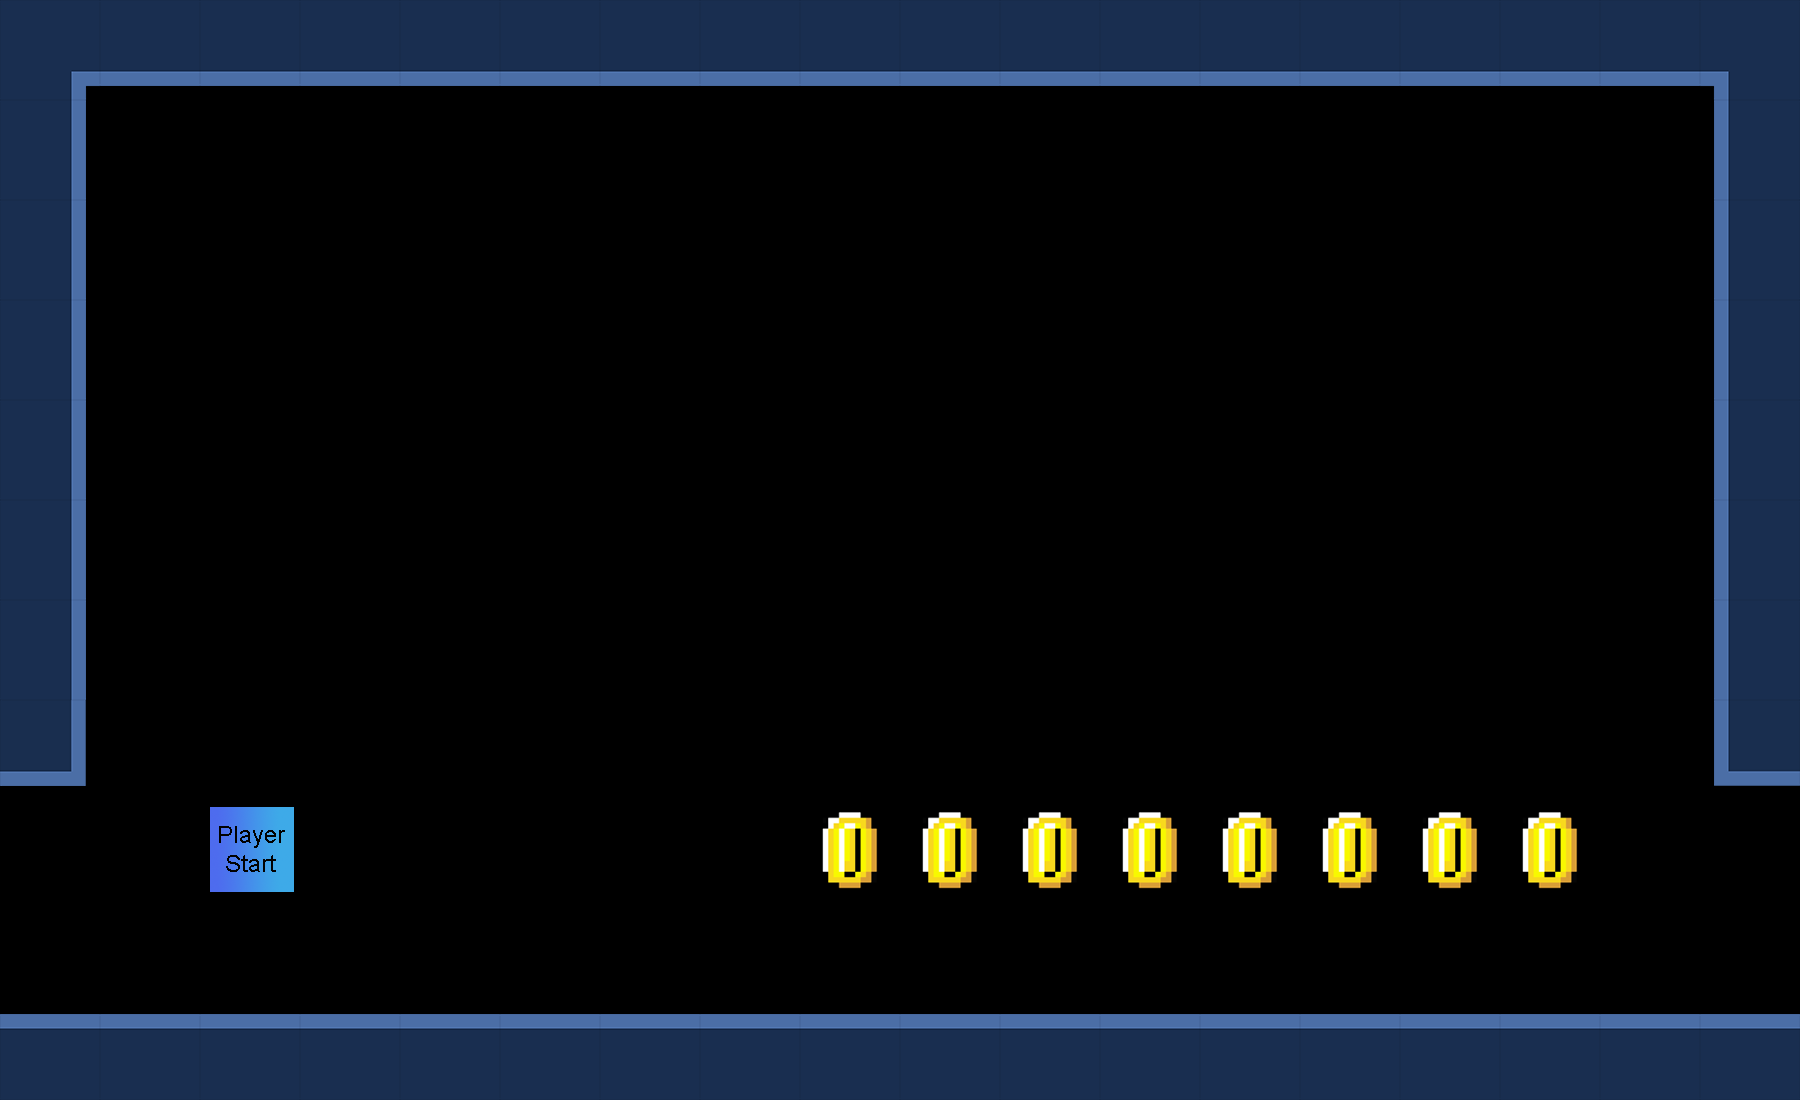

A level layout from a 2D game, rendered from its tile map. Below: a short description, then the map file with its tile-grid data intact:
An orthogonal 18x11 tile map with 100x100 px tiles, 1 tile layer (Calque de Tile 1).

<map version="1.0" orientation="orthogonal" renderorder="right-down" width="18" height="11" tilewidth="100" tileheight="100" nextobjectid="1">
 <tileset firstgid="1" name="tileset" tilewidth="100" tileheight="100" tilecount="64" columns="8">
  <image source="../Sources/tileset.png" width="800" height="800" />
 </tileset>
 <layer name="Calque de Tile 1" width="18" height="11">
  <data encoding="csv">
5,6,6,6,6,6,6,6,6,6,6,6,6,6,6,6,6,7,
9,0,0,0,0,0,0,0,0,0,0,0,0,0,0,0,0,11,
9,0,0,0,0,0,0,0,0,0,0,0,0,0,0,0,0,11,
9,0,0,0,0,0,0,0,0,0,0,0,0,0,0,0,0,11,
9,0,0,0,0,0,0,0,0,0,0,0,0,0,0,0,0,11,
9,0,0,0,0,0,0,0,0,0,0,0,0,0,0,0,0,11,
9,0,0,0,0,0,0,0,0,0,0,0,0,0,0,0,0,11,
16,0,0,0,0,0,0,0,0,0,0,0,0,0,0,0,0,3,
0,0,10,0,0,0,0,0,21,21,21,21,21,21,21,21,0,0,
0,0,0,0,0,0,0,0,0,0,0,0,0,0,0,0,0,0,
14,14,14,14,14,14,14,14,14,14,14,14,14,14,14,14,14,14
</data>
 </layer>
</map>
